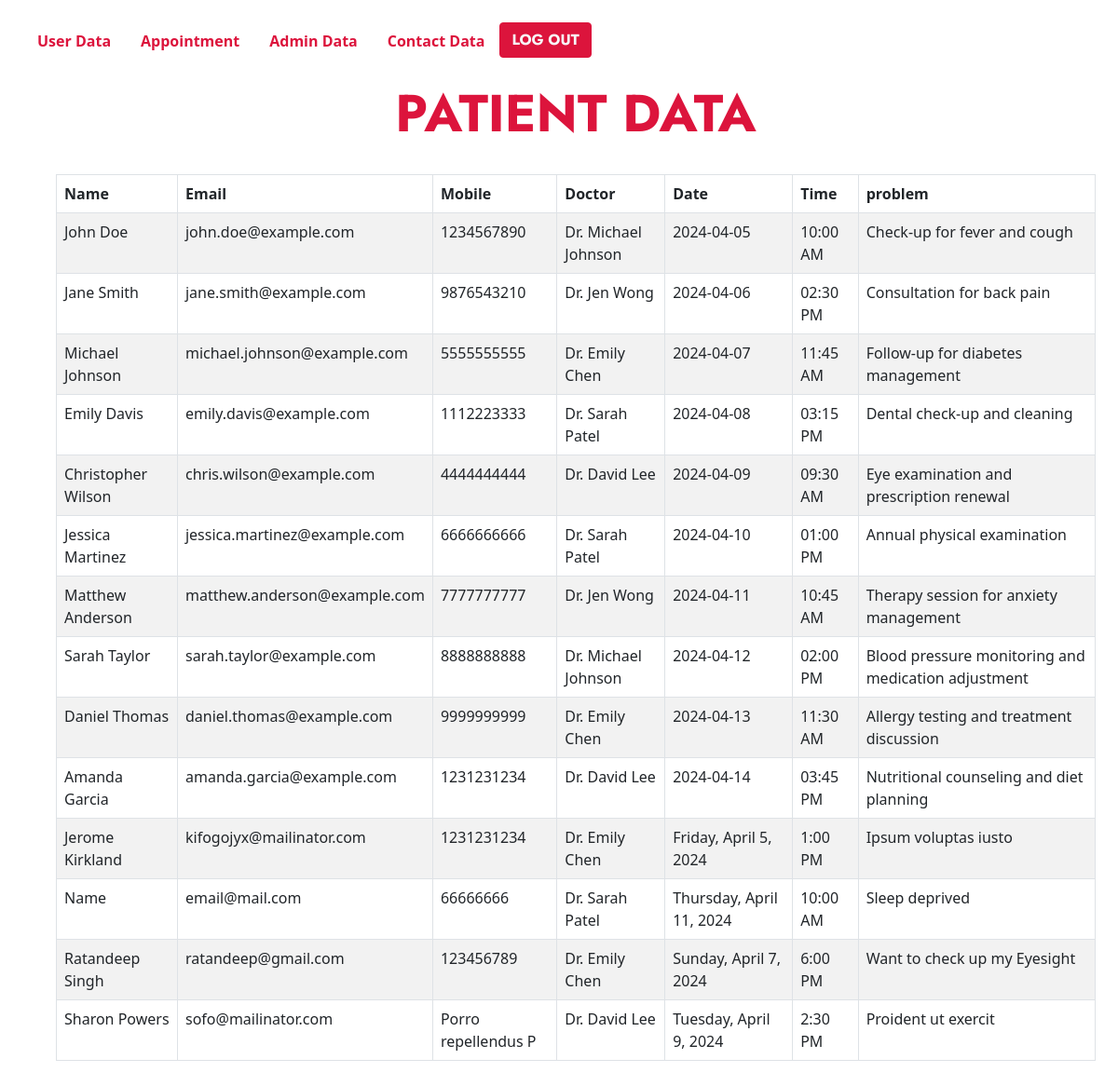
The app's page /admin/appointment.php (signed in) with its own data.
### tables this page shows
CREATE TABLE `appointment` (
  `id` int(11) NOT NULL,
  `name` text NOT NULL,
  `email` text NOT NULL,
  `mobile` text NOT NULL,
  `doctor` text NOT NULL,
  `date` text NOT NULL,
  `time` text NOT NULL,
  `problem` text NOT NULL
);

### admin/appointment.php (the view, shortened to what this page needs)
<?php
include "../connect.php";
?>
<!DOCTYPE html>
<html lang="en">
<head>
    <link href="https://cdnjs.cloudflare.com/ajax/libs/font-awesome/5.10.0/css/all.min.css" rel="stylesheet">
    <link href="https://cdn.jsdelivr.net/npm/bootstrap-icons@1.4.1/font/bootstrap-icons.css" rel="stylesheet">
    <link href="lib/owlcarousel/assets/owl.carousel.min.css" rel="stylesheet">
    <link href="lib/animate/animate.min.css" rel="stylesheet">
    <link href="lib/tempusdominus/css/tempusdominus-bootstrap-4.min.css" rel="stylesheet" />
    <link href="lib/twentytwenty/twentytwenty.css" rel="stylesheet" />
    <link href="css/bootstrap.min.css" rel="stylesheet">
    <link href="css/style.css" rel="stylesheet">
    <link rel="stylesheet" href="../bootstrap/css/bootstrap.min.css">
</head>
<body>
    <div class="m-lg-4">
        <ul class="nav nav-pills">
            <li class="nav-item">
                <a class="nav-link fw-bold" href="login.php">User Data</a>
            </li>
            <li class="nav-item">
                <a class="nav-link fw-bold" href="appointment.php">Appointment</a>
            </li>
            <li class="nav-item">
                <a class="nav-link fw-bold" href="admin.php">Admin Data</a>
            </li>
            <li class="nav-item">
                <a class="nav-link fw-bold" href="contact.php">Contact Data</a>
            </li>
            <form method="POST">
                <button type="submit" name="logout" class="btn btn-primary text-light fw-bold">LOG OUT</button>
            </form>
        </ul>
    </div>
    <div class="container mx-5">
        <div>
            <h1 class="display-4 text-center fw-bolder text-primary">PATIENT DATA</h1>
        </div>
        <br>
        <table id="myTable" class="table table-bordered table-striped">
            <thead>
                <tr>
                    <th>Name</th>
                    <th>Email</th>
                    <th>Mobile</th>
                    <th>Doctor</th>
                    <th>Date</th>
                    <th>Time</th>
                    <th>problem</th>
                </tr>
            </thead>
            <tbody>
                <?php
                $select = "SELECT * FROM `appointment`";
                $result = $conn->query($select);
                while ($row = mysqli_fetch_array($result)) {
                    ?>
                <tr>
                    <td>
                        <?php echo $row['name']; ?>
                    </td>
                    <td>
                        <?php echo $row['email']; ?>
                    </td>
                    <td>
                        <?php echo $row['mobile']; ?>
                    </td>
                    <td>
                        <?php echo $row['doctor']; ?>
                    </td>
                    <td>
                        <?php echo $row['date']; ?>
                    </td>
                    <td>
                        <?php echo $row['time']; ?>
                    </td>
                    <td>
                        <?php echo $row['problem']; ?>
                    </td>
                </tr>
                <?php
                }
                ?>
            </tbody>
        </table>
    </div>
    <br><br>
</body>
</html>

### css/style.css (style rules this page uses)
:root { --primary: crimson; --secondary: #f66f42; --light: #dde5e7; --dark: #021025; }
h1, h2, .font-weight-bold { font-weight: 700 !important; }
.btn { font-family: 'Jost', sans-serif; font-weight: 600; transition: .5s; }
.btn-primary, .btn-secondary { color: #ffffff; }

### records on screen
appointment: name "John Doe", email "john.doe@example.com", mobile "1234567890", doctor "Dr. Michael Johnson", date "2024-04-05", time "10:00 AM", problem "Check-up for fever and cough"
appointment: name "Jane Smith", email "jane.smith@example.com", mobile "9876543210", doctor "Dr. Jen Wong", date "2024-04-06", time "02:30 PM", problem "Consultation for back pain"
appointment: name "Michael Johnson", email "michael.johnson@example.com", mobile "5555555555", doctor "Dr. Emily Chen", date "2024-04-07", time "11:45 AM", problem "Follow-up for diabetes management"
appointment: name "Emily Davis", email "emily.davis@example.com", mobile "1112223333", doctor "Dr. Sarah Patel", date "2024-04-08", time "03:15 PM", problem "Dental check-up and cleaning"
appointment: name "Christopher Wilson", email "chris.wilson@example.com", mobile "4444444444", doctor "Dr. David Lee", date "2024-04-09", time "09:30 AM", problem "Eye examination and prescription renewal"
appointment: name "Jessica Martinez", email "jessica.martinez@example.com", mobile "6666666666", doctor "Dr. Sarah Patel", date "2024-04-10", time "01:00 PM", problem "Annual physical examination"
appointment: name "Matthew Anderson", email "matthew.anderson@example.com", mobile "7777777777", doctor "Dr. Jen Wong", date "2024-04-11", time "10:45 AM", problem "Therapy session for anxiety management"
appointment: name "Sarah Taylor", email "sarah.taylor@example.com", mobile "8888888888", doctor "Dr. Michael Johnson", date "2024-04-12", time "02:00 PM", problem "Blood pressure monitoring and medication adjustment"
appointment: name "Daniel Thomas", email "daniel.thomas@example.com", mobile "9999999999", doctor "Dr. Emily Chen", date "2024-04-13", time "11:30 AM", problem "Allergy testing and treatment discussion"
appointment: name "Amanda Garcia", email "amanda.garcia@example.com", mobile "1231231234", doctor "Dr. David Lee", date "2024-04-14", time "03:45 PM", problem "Nutritional counseling and diet planning"
appointment: name "Jerome Kirkland", email "kifogojyx@mailinator.com", mobile "1231231234", doctor "Dr. Emily Chen", date "Friday, April 5, 2024", time "1:00 PM", problem "Ipsum voluptas iusto"
appointment: name "Name", email "email@mail.com", mobile "66666666", doctor "Dr. Sarah Patel", date "Thursday, April 11, 2024", time "10:00 AM", problem "Sleep deprived"
appointment: name "Ratandeep Singh", email "ratandeep@gmail.com", mobile "123456789", doctor "Dr. Emily Chen", date "Sunday, April 7, 2024", time "6:00 PM", problem "Want to check up my Eyesight"
appointment: name "Sharon Powers", email "sofo@mailinator.com", mobile "Porro repellendus P", doctor "Dr. David Lee", date "Tuesday, April 9, 2024", time "2:30 PM", problem "Proident ut exercit"
